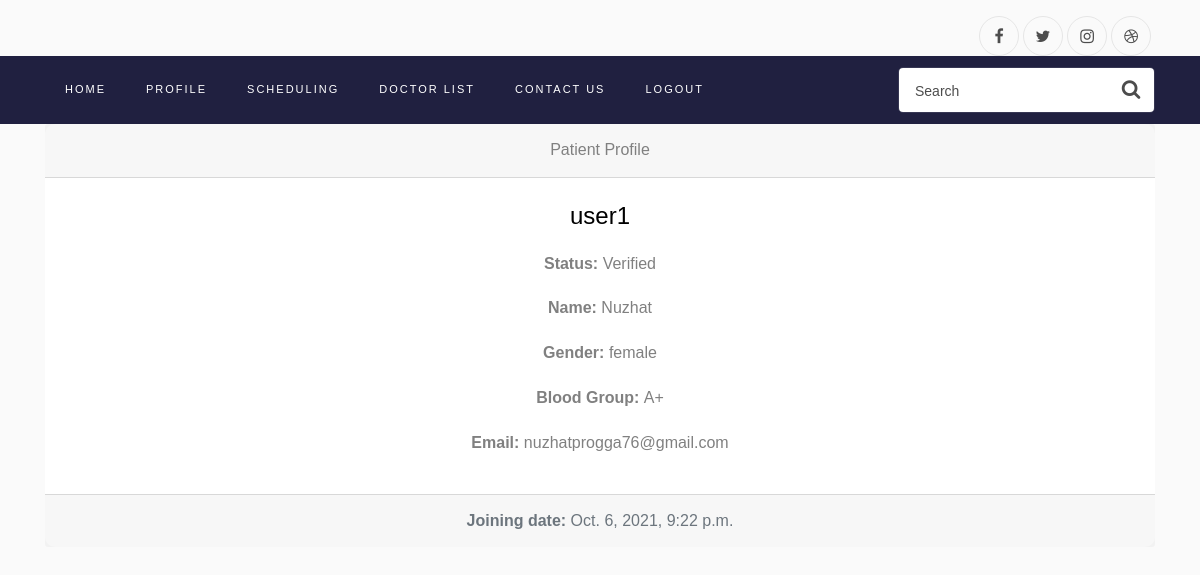
/profile/ (signed in), run on the app's committed database.
### userManagement/models.py (models this page shows, shortened)
class PatientProfile(models.Model):
    name = models.CharField(max_length=50,blank=True,null=True)
    gender = models.CharField(max_length=10,blank=True,null=True)
    blood_group = models.CharField(max_length=5,blank=True,null=True)
    email = models.EmailField(blank=True,null=True)
    user = models.ForeignKey(User, default=None, on_delete=models.CASCADE)
    status = models.BooleanField(blank=True,null=True,default=False)

class User(AbstractBaseUser,PermissionsMixin):
    username = models.CharField(max_length=50,unique=True)
    type = models.CharField(max_length=20,choices=Types.choices,default=Types.Patient)
    join_date = models.DateTimeField(default=timezone.now)
    is_staff = models.BooleanField(default=False)
    is_active = models.BooleanField(default=True)
    objects = CustomUserManager()
    USERNAME_FIELD = 'username'

### userManagement/views.py (the view)
# urls.py: path('profile/', userView.show_profile, name='profile'),
@login_required
def show_profile(request):
    if request.user.type == Types.Doctor:
        try:
            profile = DoctorProfile.objects.get(user=request.user)
        except DoctorProfile.DoesNotExist:
            profile = "Please complete your profile to view"
    else:
        try:
            profile = PatientProfile.objects.get(user=request.user)
        except PatientProfile.DoesNotExist:
            profile = "Please complete your profile to view"
    context = {
        'profile': profile
    }
    return render(request, 'userManagement/profile.html', context)

### userManagement/context.py (called while the page is built)
def verifiedUser(request):
    usertype = ''
    userStatus=''
    if request.user.is_authenticated:
        if request.user.type == 'DOCTOR':
            usertype = 'DOCTOR'
        elif request.user.type == 'PATIENT':
            usertype = 'PATIENT'
            try:
                user = get_object_or_404(PatientProfile, user=request.user)
                if user.status:
                    userStatus = 'Verified'
                else:
                    userStatus = 'notVerified'
            except Exception:
                usertype = "Error"
        else:
            usertype = "ADMIN"
    context = {
        'userStatus': userStatus,
        'usertype' : usertype
    }
    return context

### templates/userManagement/profile.html (shortened to what this page needs)
{% extends 'base.html' %}
{% load static %}
{% block content %}
    <div class="card text-center">
    {% if profile.user.type == 'PATIENT' %}
        <div class="card-header">
            Patient Profile
        </div>
        <div class="card-body">
            <h4 class="card-title">{{ profile.user.username }}</h4>
            <p class="card-text">
                {% if profile.status %}
                    <p><b>Status: </b>Verified</p>
                    <p><b>Name: </b>{{ profile.name }}</p>
                    <p><b>Gender: </b>{{ profile.gender }}</p>
                    <p><b>Blood Group: </b>{{ profile.blood_group }}</p>
                    <p><b>Email: </b>{{ profile.email }}</p>
                {% else %}
                    <p><b>Status: </b>Not Verified</p>
                    Please verify yourself.
                    <a href="{% url 'send_mail' %}" class="btn btn-primary">Verify</a>
                {% endif %}
            </p>
        </div>
        <div class="card-footer text-muted">
            <b>Joining date: </b>{{ profile.user.join_date }}
        </div>
        </div>
    {% endif %}
{% endblock content %}

### templates/base.html (style rules this page uses)
.card { border: none; border-radius: 10px; transition: all 1s; cursor: pointer; margin-bottom: 10px; }

### data on the page
PatientProfile: user.username "user1", name "Nuzhat", gender "female", blood_group "A+", email "nuzhatprogga76@gmail.com", user.join_date "Oct. 6, 2021, 9:22 p.m."
